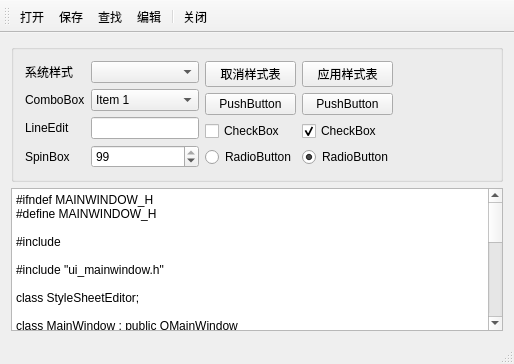
<?xml version="1.0" encoding="UTF-8"?>
<ui version="4.0">
 <class>MainWindow</class>
 <widget class="QMainWindow" name="MainWindow">
  <property name="geometry">
   <rect>
    <x>0</x>
    <y>0</y>
    <width>514</width>
    <height>364</height>
   </rect>
  </property>
  <property name="windowTitle">
   <string>QStyle的使用</string>
  </property>
  <property name="styleSheet">
   <string notr="true"/>
  </property>
  <widget class="QWidget" name="centralWidget">
   <layout class="QVBoxLayout" name="verticalLayout">
    <item>
     <widget class="QGroupBox" name="groupBox_2">
      <property name="title">
       <string/>
      </property>
      <layout class="QHBoxLayout" name="horizontalLayout">
       <item>
        <layout class="QGridLayout" name="gridLayout">
         <item row="0" column="0">
          <widget class="QLabel" name="label_4">
           <property name="maximumSize">
            <size>
             <width>60</width>
             <height>16777215</height>
            </size>
           </property>
           <property name="text">
            <string>系统样式</string>
           </property>
          </widget>
         </item>
         <item row="0" column="1">
          <widget class="QComboBox" name="comboSysStyle"/>
         </item>
         <item row="1" column="0">
          <widget class="QLabel" name="label_3">
           <property name="text">
            <string>ComboBox</string>
           </property>
          </widget>
         </item>
         <item row="1" column="1">
          <widget class="QComboBox" name="comboBox">
           <property name="styleSheet">
            <string notr="true">selection-color: rgb(85, 170, 255);</string>
           </property>
           <item>
            <property name="text">
             <string>Item 1</string>
            </property>
           </item>
           <item>
            <property name="text">
             <string>New Item</string>
            </property>
           </item>
           <item>
            <property name="text">
             <string>New Item 3</string>
            </property>
           </item>
           <item>
            <property name="text">
             <string>New Item</string>
            </property>
           </item>
          </widget>
         </item>
         <item row="2" column="0">
          <widget class="QLabel" name="label">
           <property name="text">
            <string>LineEdit</string>
           </property>
          </widget>
         </item>
         <item row="2" column="1">
          <widget class="QLineEdit" name="lineEdit_2">
           <property name="styleSheet">
            <string notr="true"/>
           </property>
           <property name="readOnly">
            <bool>true</bool>
           </property>
          </widget>
         </item>
         <item row="3" column="0">
          <widget class="QLabel" name="label_5">
           <property name="text">
            <string>SpinBox</string>
           </property>
          </widget>
         </item>
         <item row="3" column="1">
          <widget class="QSpinBox" name="spinBox">
           <property name="value">
            <number>99</number>
           </property>
          </widget>
         </item>
        </layout>
       </item>
       <item>
        <layout class="QGridLayout" name="gridLayout_2">
         <item row="0" column="0">
          <widget class="QPushButton" name="btnNormal">
           <property name="text">
            <string>取消样式表</string>
           </property>
          </widget>
         </item>
         <item row="0" column="1">
          <widget class="QPushButton" name="btnStyleSheet">
           <property name="text">
            <string>应用样式表</string>
           </property>
          </widget>
         </item>
         <item row="1" column="0">
          <widget class="QPushButton" name="btnFontLarge">
           <property name="text">
            <string>PushButton</string>
           </property>
          </widget>
         </item>
         <item row="1" column="1">
          <widget class="QPushButton" name="btnFontSmall">
           <property name="text">
            <string>PushButton</string>
           </property>
          </widget>
         </item>
         <item row="2" column="0">
          <widget class="QCheckBox" name="checkBox">
           <property name="text">
            <string>CheckBox</string>
           </property>
          </widget>
         </item>
         <item row="2" column="1">
          <widget class="QCheckBox" name="checkBox_2">
           <property name="text">
            <string>CheckBox</string>
           </property>
           <property name="checked">
            <bool>true</bool>
           </property>
          </widget>
         </item>
         <item row="3" column="0">
          <widget class="QRadioButton" name="radioButton">
           <property name="text">
            <string>RadioButton</string>
           </property>
          </widget>
         </item>
         <item row="3" column="1">
          <widget class="QRadioButton" name="radioButton_2">
           <property name="text">
            <string>RadioButton</string>
           </property>
           <property name="checked">
            <bool>true</bool>
           </property>
          </widget>
         </item>
        </layout>
       </item>
       <item>
        <spacer name="horizontalSpacer">
         <property name="orientation">
          <enum>Qt::Horizontal</enum>
         </property>
         <property name="sizeHint" stdset="0">
          <size>
           <width>40</width>
           <height>20</height>
          </size>
         </property>
        </spacer>
       </item>
      </layout>
     </widget>
    </item>
    <item>
     <widget class="QPlainTextEdit" name="plainTextEdit">
      <property name="styleSheet">
       <string notr="true"/>
      </property>
      <property name="plainText">
       <string>#ifndef MAINWINDOW_H
#define MAINWINDOW_H

#include &lt;QtWidgets&gt;

#include &quot;ui_mainwindow.h&quot;

class StyleSheetEditor;

class MainWindow : public QMainWindow
{
    Q_OBJECT

public:
    MainWindow();

private slots:
    void on_editStyleAction_triggered();
    void on_aboutAction_triggered();

private:
    StyleSheetEditor *styleSheetEditor;
    Ui::MainWindow ui;
};

#endif</string>
      </property>
     </widget>
    </item>
   </layout>
  </widget>
  <widget class="QMenuBar" name="menuBar">
   <property name="geometry">
    <rect>
     <x>0</x>
     <y>0</y>
     <width>514</width>
     <height>23</height>
    </rect>
   </property>
  </widget>
  <widget class="QToolBar" name="mainToolBar">
   <property name="toolButtonStyle">
    <enum>Qt::ToolButtonTextBesideIcon</enum>
   </property>
   <attribute name="toolBarArea">
    <enum>TopToolBarArea</enum>
   </attribute>
   <attribute name="toolBarBreak">
    <bool>false</bool>
   </attribute>
   <addaction name="actOpen"/>
   <addaction name="actSave"/>
   <addaction name="actFind"/>
   <addaction name="actEdit"/>
   <addaction name="separator"/>
   <addaction name="actQuit"/>
  </widget>
  <widget class="QStatusBar" name="statusBar"/>
  <action name="actOpen">
   <property name="icon">
    <iconset resource="res.qrc">
     <normaloff>:/images/images/open3.bmp</normaloff>:/images/images/open3.bmp</iconset>
   </property>
   <property name="text">
    <string>打开</string>
   </property>
  </action>
  <action name="actSave">
   <property name="icon">
    <iconset resource="res.qrc">
     <normaloff>:/images/images/save1.bmp</normaloff>:/images/images/save1.bmp</iconset>
   </property>
   <property name="text">
    <string>保存</string>
   </property>
  </action>
  <action name="actFind">
   <property name="icon">
    <iconset resource="res.qrc">
     <normaloff>:/images/images/304.bmp</normaloff>:/images/images/304.bmp</iconset>
   </property>
   <property name="text">
    <string>查找</string>
   </property>
  </action>
  <action name="actEdit">
   <property name="icon">
    <iconset resource="res.qrc">
     <normaloff>:/images/images/812.bmp</normaloff>:/images/images/812.bmp</iconset>
   </property>
   <property name="text">
    <string>编辑</string>
   </property>
  </action>
  <action name="actQuit">
   <property name="icon">
    <iconset resource="res.qrc">
     <normaloff>:/images/images/exit.bmp</normaloff>:/images/images/exit.bmp</iconset>
   </property>
   <property name="text">
    <string>关闭</string>
   </property>
  </action>
 </widget>
 <layoutdefault spacing="6" margin="11"/>
 <resources>
  <include location="res.qrc"/>
 </resources>
 <connections>
  <connection>
   <sender>actQuit</sender>
   <signal>triggered()</signal>
   <receiver>MainWindow</receiver>
   <slot>close()</slot>
   <hints>
    <hint type="sourcelabel">
     <x>-1</x>
     <y>-1</y>
    </hint>
    <hint type="destinationlabel">
     <x>289</x>
     <y>213</y>
    </hint>
   </hints>
  </connection>
 </connections>
</ui>
